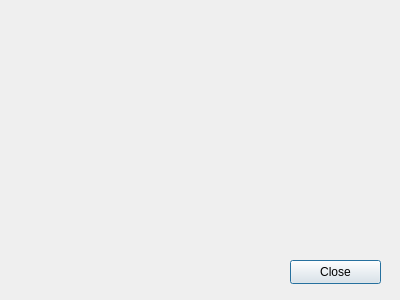
<?xml version="1.0" encoding="UTF-8"?>
<ui version="4.0">
 <class>YearStatistic</class>
 <widget class="QDialog" name="YearStatistic">
  <property name="geometry">
   <rect>
    <x>0</x>
    <y>0</y>
    <width>400</width>
    <height>300</height>
   </rect>
  </property>
  <property name="windowTitle">
   <string>Dialog</string>
  </property>
  <widget class="QPushButton" name="pushButton">
   <property name="geometry">
    <rect>
     <x>290</x>
     <y>260</y>
     <width>91</width>
     <height>24</height>
    </rect>
   </property>
   <property name="text">
    <string>Close</string>
   </property>
  </widget>
 </widget>
 <resources/>
 <connections>
  <connection>
   <sender>pushButton</sender>
   <signal>clicked()</signal>
   <receiver>YearStatistic</receiver>
   <slot>close()</slot>
   <hints>
    <hint type="sourcelabel">
     <x>356</x>
     <y>276</y>
    </hint>
    <hint type="destinationlabel">
     <x>198</x>
     <y>269</y>
    </hint>
   </hints>
  </connection>
 </connections>
</ui>
